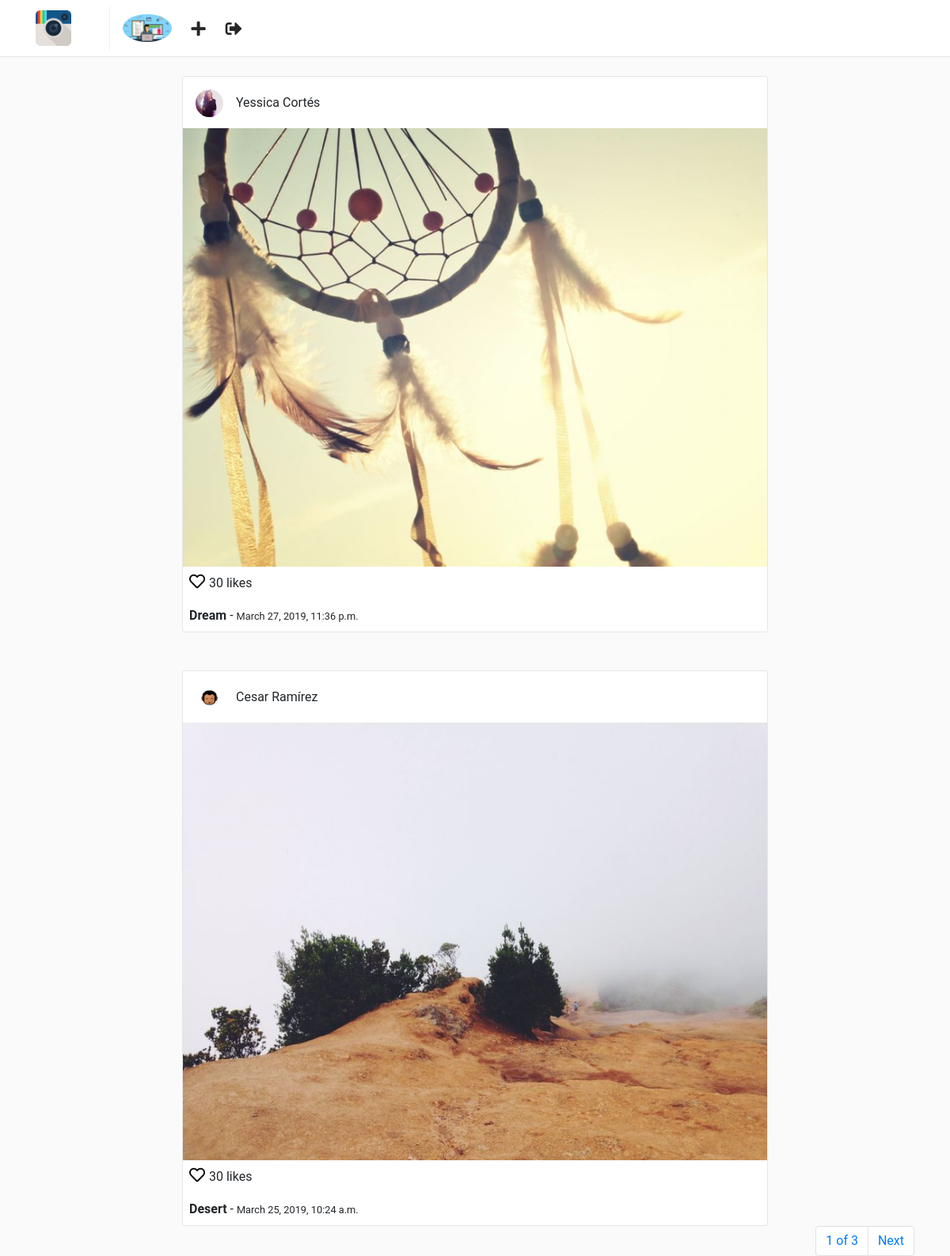
The app's page / (signed in) with its own data.
### users/models.py (models this page shows, shortened)
class Profile(models.Model):
    user = models.OneToOneField(User, on_delete=models.CASCADE)
    website = models.URLField(blank=True)
    biography = models.TextField(blank=True)
    phone_number = models.CharField(max_length=20, blank=True)
    picture = models.ImageField(upload_to='users/pictures', blank=True, null=True)
    created = models.DateTimeField(auto_now_add=True)
    modified = models.DateTimeField(auto_now=True)

### posts/models.py (models this page shows, shortened)
class Post(models.Model):
    user = models.ForeignKey(User, on_delete=models.CASCADE)
    profile = models.ForeignKey(Profile, on_delete=models.CASCADE)
    title = models.CharField(max_length=255)
    photo = models.ImageField(upload_to='posts/photos')
    created = models.DateTimeField(auto_now_add=True)
    modified = models.DateTimeField(auto_now=True)

### posts/views.py (the view)
class PostsFeedView(LoginRequiredMixin, ListView):
    model = Post
    ordering = ('-created', )
    paginate_by = 2
    template_name = 'posts/feed.html'
    context_object_name = 'posts'

### templates/posts/feed.html (shortened to what this page needs)
{% extends "base.html" %}
{% block container %}
    <div class="container">
        <div class="row">
            {% for post in posts %}
                {% include 'posts/post_card.html' %}
            {% endfor %}
        </div>
    </div>
    {% include 'pagination.html' %}
{% endblock %}

### templates/nav.html
{% load static %}
<nav class="navbar navbar-expand-lg fixed-top" id="main-navbar">
    <div class="container">
        <a class="navbar-brand pr-5" style="border-right: 1px solid #efefef;" href="{% url 'posts:feed' %}">
            <img src="{% static 'img/instagram.png' %}" height="45" class="d-inline-block align-top" />
        </a>
        <div class="collapse navbar-collapse">
            <ul class="navbar-nav mr-auto">
                <li class="nav-item">
                    <a href="{% url 'users:detail' request.user.username %}">
                        {% if request.user.profile.picture %}
                            <img src="{{ request.user.profile.picture.url }}" height="35" class="d-inline-block align-top rounded-circle">
                        {% else %}
                            <img src="{% static 'img/default-profile.png' %}" height="35" class="d-inline-block align-top rounded-circle">
                        {% endif %}
                    </a>
                </li>
                <li class="nav-item nav-icon">
                    <a href="{% url 'posts:create' %}">
                        <i class="fas fa-plus"></i>
                    </a>
                </li>
                <li class="nav-item nav-icon">
                    <a href="{% url 'users:logout' %}">
                        <i class="fas fa-sign-out-alt"></i>
                    </a>
                </li>
            </ul>
        </div>
    </div>
</nav>

### templates/posts/post_card.html
<div class="col-sm-12 col-md-8 offset-md-2 mt-5 p-0 post-container">
    <div class="media pt-3 pl-3 pb-1">
        <a href="{% url 'users:detail' post.user.username %}">
            <img class="mr-3 rounded-circle" height="35" src="{{ post.profile.picture.url }}" alt="{{ post.user.get_full_name }}">
        </a>
        <div class="media-body">
            <p style="margin-top: 5px;">{{ post.user.get_full_name }}</p>
        </div>
    </div>
    <a href="{% url 'posts:detail' post.pk %}">
        <img style="width: 100%;" src="{{ post.photo.url }}" alt="{{ post.title }}">
    </a>
    <p class="mt-1 ml-2" >
        <a href="" style="color: #000; font-size: 20px;">
            <i class="far fa-heart"></i>
        </a> 30 likes
    </p>
    <p class="ml-2 mt-0 mb-2">
        <b>{{ post.title }}</b> - <small>{{ post.created }}</small>
    </p>
</div>

### static/css/main.css (style rules this page uses)
html, body { background: #fafafa; height: 100%; width: 100%; font-family: 'Roboto', sans-serif; }
#main-navbar { background: #fff; border-bottom: 1px solid rgba(0,0,0,.0975); }
.post-container { background: #fff; border: 1px solid #e6e6e6; border-radius: 3px; }
.nav-icon a { color: #262626; font-size: 1.3em; display: block; margin-top: .2em; margin-left: 1.2em; font-weight: 100; }

### records on screen
Post: profile.picture (picture), user.get_full_name "Yessica Cortés", photo (picture), title "Dream", created "March 27, 2019, 11:36 p.m."
Post: profile.picture (picture), user.get_full_name "Cesar Ramírez", photo (picture), title "Desert", created "March 25, 2019, 10:24 a.m."

### other values on screen
{{ page_obj.number }} "1"
{{ page_obj.paginator.num_pages }} "3"
